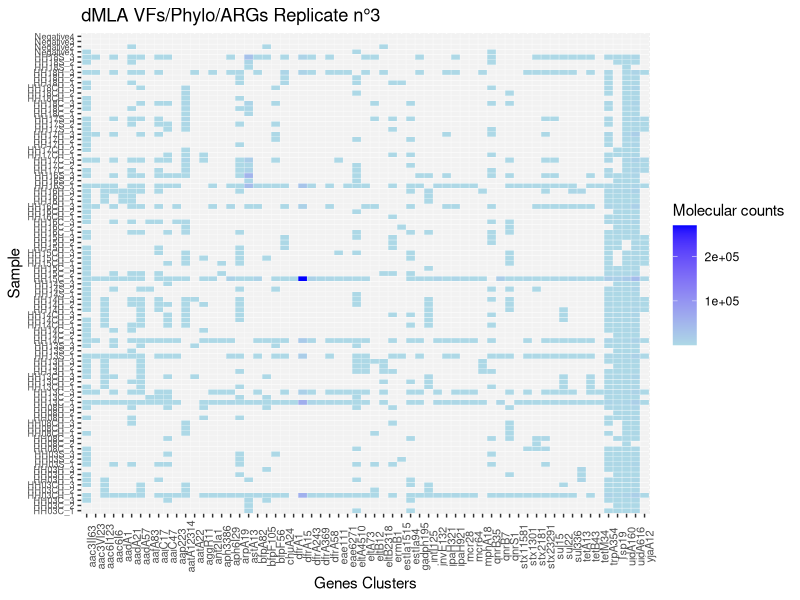
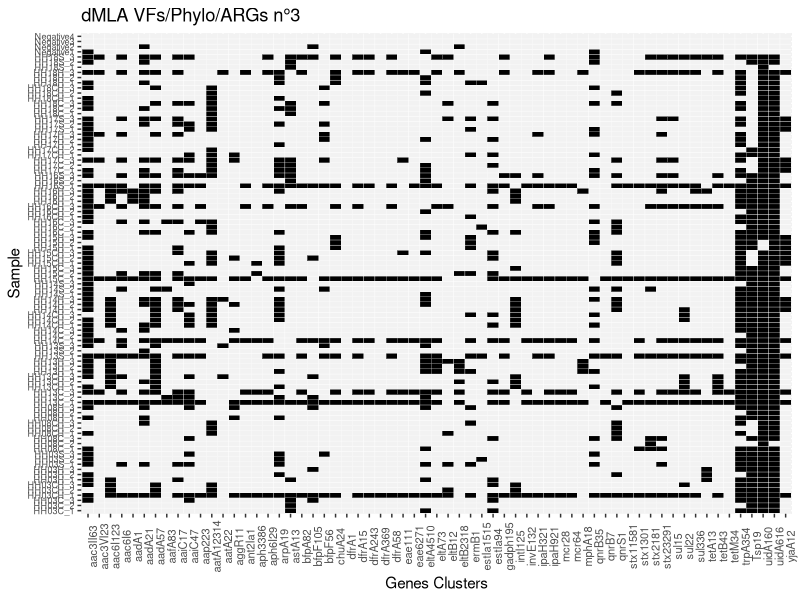
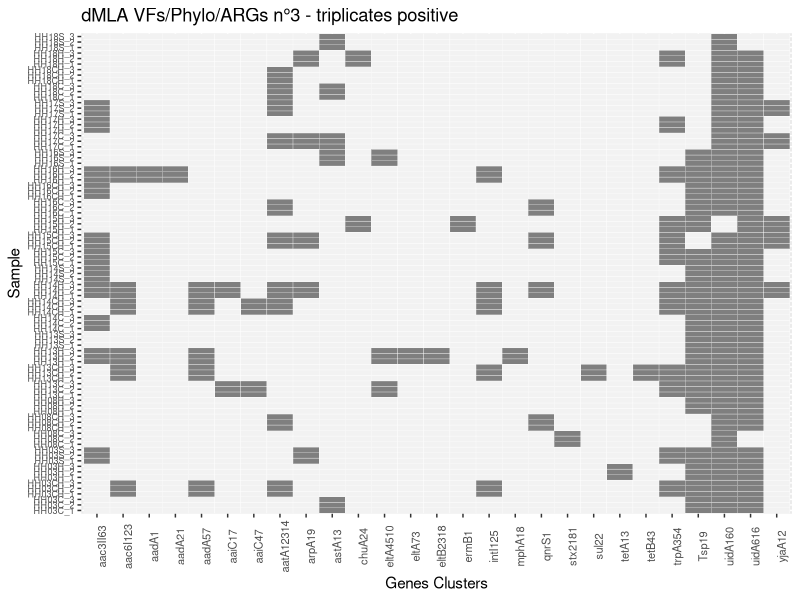
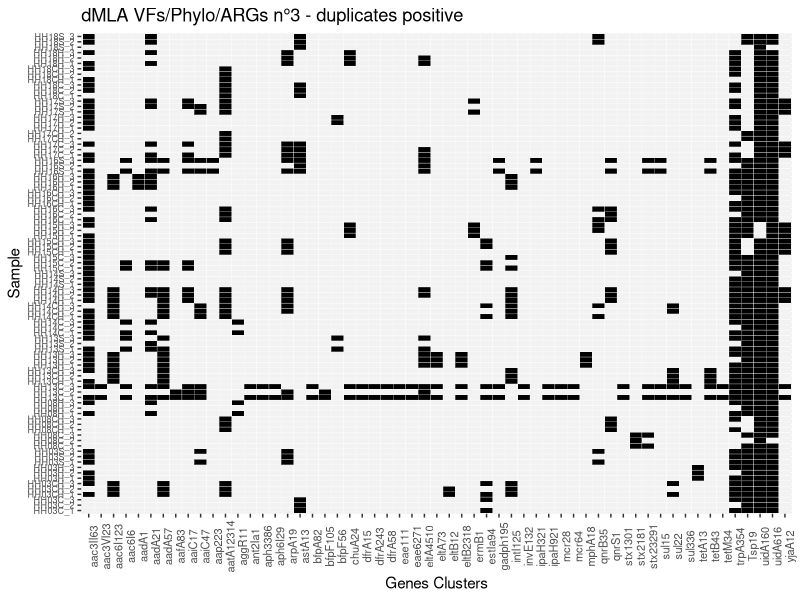

Source code (R) for these figures, in order: (Note: this script raises an error after producing the figures.)
#dMLA Bangladesh strains-------------------
##Load packages--------
library (ggplot2)
library(dplyr)
library(gridExtra)
library(tidyr)
library(seqinr)

##Formatting df------
#Import results
setwd("~/switchdrive/Institution/Manuscripts/02_dMLA/dmla-amr-vfs/data")
reads <- read.csv("20230725_sequencing_targets_all.csv", header = TRUE)
reads

#Assign barcodes to samples
reads <- reads %>% 
  mutate(Sample = as.character(X1)) %>% 
  mutate(Sample = case_when(
    Sample == "GAACACA" ~ "A1", Sample == "ACATTCA" ~ "A2",Sample == "TCGCTAG" ~ "A3", Sample == "ATCATTA" ~ "A4",Sample == "TGTATGT" ~ "A5",
    Sample == "TAAGATA" ~ "A6",Sample == "CGTTTCA" ~ "A7",Sample == "ACGTTGC" ~ "A8",Sample == "TAGATGA" ~ "A9", Sample == "CCACTAG" ~ "A10",
    Sample == "GTCTTCT" ~ "A11",Sample == "ACAAAGC" ~ "A12",Sample == "AAAAGGC" ~ "B1",Sample == "ACTGTGT" ~ "B2", Sample == "CTGGTAC" ~ "B3",
    Sample == "GTTGCTA" ~ "B4", Sample == "CCATTCA" ~ "B5",Sample == "GATATCG" ~ "B6",Sample == "ACAGGAT" ~ "B7",Sample == "CGCATAC" ~ "B8",
    Sample == "GGACCTA" ~ "B9", Sample == "GAACTGA" ~ "B10", Sample == "AGTCGTG" ~ "B11",Sample == "TTCCAGG" ~ "B12",Sample == "TAGAGCG" ~ "C1",
    Sample == "AAACCCT" ~ "C2",Sample == "ATCCAGT" ~ "C3",Sample == "TCTTCGT" ~ "C4",Sample == "GTGTCCT" ~ "C5",Sample == "CACAGAT" ~ "C6",
    Sample == "ATAGAGC" ~ "C7", Sample == "GGTCATG" ~ "C8", Sample == "CCATCTC" ~ "C9",Sample == "TATGCAG" ~ "C10",Sample == "AACCGCT" ~ "C11",
    Sample == "TGACTCT" ~ "C12",Sample == "AAGCACA" ~ "D1",Sample == "TGTGAAC" ~ "D2",Sample == "AACAGTG" ~ "D3",Sample == "GCCTATA" ~ "D4",
    Sample == "GTCCTCT" ~ "D5",Sample == "TAGAACG" ~ "D6",Sample == "TGGGTGA" ~ "D7", Sample == "ACACGTG" ~ "D8",Sample == "TGCCCAA" ~ "D9",
    Sample == "TCGTACA" ~ "D10", Sample == "AACCAAG" ~ "D11", Sample == "GTGCTAT" ~ "D12",Sample == "TCCTCAT" ~ "E1",Sample == "GTCGTAT" ~ "E2",
    Sample == "TCTGGAA" ~ "E3",Sample == "CAGTAGG" ~ "E4", Sample == "ACGTCAT" ~ "E5",Sample == "ACGGAAC" ~ "E6",Sample == "CGGATGA" ~ "E7",
    Sample == "CCGCATA" ~ "E8", Sample == "GTGAAGA" ~ "E9", Sample == "AACGTGT" ~ "E10",Sample == "AGAAGAC" ~ "E11",Sample == "TGTAGGG" ~ "E12",
    Sample == "AATGCCT" ~ "F1", Sample == "GCTTTCT" ~ "F2", Sample == "CATGAAG" ~ "F3",Sample == "CGATCAC" ~ "F4",Sample == "TCGCGTT" ~ "F5",
    Sample == "GATTGGC" ~ "F6", Sample == "CATCGGT" ~ "F7", Sample == "CTTTCCA" ~ "F8",Sample == "ACCAGAT" ~ "F9",Sample == "GTGATAC" ~ "F10",
    Sample == "TGCATCC" ~ "F11", Sample == "TGCAAAC" ~ "F12", Sample == "GCAACGA" ~ "G1",Sample == "GCCATAC" ~ "G2",Sample == "TACCTTC" ~ "G3",
    Sample == "GAATCGA" ~ "G4", Sample == "CTACGTT" ~ "G5", Sample == "GTTTCGG" ~ "G6",Sample == "GCAAATG" ~ "G7",Sample == "CTGACAC" ~ "G8",
    Sample == "GCACTTT" ~ "G9", Sample == "AGCAAAC" ~ "G10", Sample == "ATCCTCG" ~ "G11",Sample == "CTGCTGT" ~ "G12",Sample == "CAATCAC" ~ "H1",
    Sample == "GTTCTGG" ~ "H2", Sample == "TTGCTAC" ~ "H3", Sample == "CATACGT" ~ "H4",Sample == "GATCGTT" ~ "H5",Sample == "CACGTTT" ~ "H6",
    Sample == "AACACCT" ~ "H7", Sample == "AGCTGTA" ~ "H8", Sample == "GGTCTTG" ~ "H9",Sample == "CCGACAT" ~ "H10",Sample == "TATCGTC" ~ "H11",
    Sample == "ATGGTTG" ~ "H12"))

reads <- reads %>% 
  mutate(Sample_real = as.character(X1)) %>% 
  mutate(Sample_real = case_when(
    Sample_real == "GAACACA" ~ "empty", Sample_real == "ACATTCA" ~ "HH03C_1",Sample_real == "TCGCTAG" ~ "HH03CH_1", Sample_real == "ATCATTA" ~ "HH03H_1",Sample_real == "TGTATGT" ~ "HH03S_1",
    Sample_real == "TAAGATA" ~ "HH08C_1",Sample_real == "CGTTTCA" ~ "HH08CH_1",Sample_real == "ACGTTGC" ~ "HH08H_1",Sample_real == "TAGATGA" ~ "HH13C_1", Sample_real == "CCACTAG" ~ "HH13CH_1",
    Sample_real == "GTCTTCT" ~ "HH13H_1",Sample_real == "ACAAAGC" ~ "HH13S_1",Sample_real == "AAAAGGC" ~ "HH14C_1",Sample_real == "ACTGTGT" ~ "Negative1", Sample_real == "CTGGTAC" ~ "HH14CH_1",
    Sample_real == "GTTGCTA" ~ "HH14H_1", Sample_real == "CCATTCA" ~ "HH14S_1",Sample_real == "GATATCG" ~ "HH15C_1",Sample_real == "ACAGGAT" ~ "HH15CH_1",Sample_real == "CGCATAC" ~ "HH15H_1",
    Sample_real == "GGACCTA" ~ "HH16C_1", Sample_real == "GAACTGA" ~ "HH16CH_1", Sample_real == "AGTCGTG" ~ "HH16H_1",Sample_real == "TTCCAGG" ~ "HH16S_1",Sample_real == "TAGAGCG" ~ "HH17C_1",
    Sample_real == "AAACCCT" ~ "HH17CH_1",Sample_real == "ATCCAGT" ~ "HH17H_1",Sample_real == "TCTTCGT" ~ "Negative2",Sample_real == "GTGTCCT" ~ "HH17S_1",Sample_real == "CACAGAT" ~ "HH18C_1",
    Sample_real == "ATAGAGC" ~ "HH18CH_1", Sample_real == "GGTCATG" ~ "HH18H_1", Sample_real == "CCATCTC" ~ "HH18S_1",Sample_real == "TATGCAG" ~ "HH03C_2",Sample_real == "AACCGCT" ~ "HH03CH_2",
    Sample_real == "TGACTCT" ~ "HH03H_2",Sample_real == "AAGCACA" ~ "HH03S_2",Sample_real == "TGTGAAC" ~ "HH08C_2",Sample_real == "AACAGTG" ~ "HH08CH_2",Sample_real == "GCCTATA" ~ "HH08H_2",
    Sample_real == "GTCCTCT" ~ "HH13C_2",Sample_real == "TAGAACG" ~ "Negative3",Sample_real == "TGGGTGA" ~ "HH13CH_2", Sample_real == "ACACGTG" ~ "HH13H_2",Sample_real == "TGCCCAA" ~ "HH13S_2",
    Sample_real == "TCGTACA" ~ "HH14C_2", Sample_real == "AACCAAG" ~ "HH14CH_2", Sample_real == "GTGCTAT" ~ "HH14H_2",Sample_real == "TCCTCAT" ~ "HH14S_2",Sample_real == "GTCGTAT" ~ "HH15C_2",
    Sample_real == "TCTGGAA" ~ "HH15CH_2",Sample_real == "CAGTAGG" ~ "HH15H_2", Sample_real == "ACGTCAT" ~ "HH16C_2",Sample_real == "ACGGAAC" ~ "HH16CH_2",Sample_real == "CGGATGA" ~ "HH16H_2",
    Sample_real == "CCGCATA" ~ "Negative4", Sample_real == "GTGAAGA" ~ "HH16S_2", Sample_real == "AACGTGT" ~ "HH17C_2",Sample_real == "AGAAGAC" ~ "HH17CH_2",Sample_real == "TGTAGGG" ~ "HH17H_2",
    Sample_real == "AATGCCT" ~ "HH17S_2", Sample_real == "GCTTTCT" ~ "HH18C_2", Sample_real == "CATGAAG" ~ "HH18CH_2",Sample_real == "CGATCAC" ~ "HH18H_2",Sample_real == "TCGCGTT" ~ "HH18S_2",
    Sample_real == "GATTGGC" ~ "HH03C_3", Sample_real == "CATCGGT" ~ "HH03CH_3", Sample_real == "CTTTCCA" ~ "HH03H_3",Sample_real == "ACCAGAT" ~ "HH03S_3",Sample_real == "GTGATAC" ~ "HH08C_3",
    Sample_real == "TGCATCC" ~ "HH08CH_3", Sample_real == "TGCAAAC" ~ "HH08H_3", Sample_real == "GCAACGA" ~ "HH13C_3",Sample_real == "GCCATAC" ~ "HH13CH_3",Sample_real == "TACCTTC" ~ "HH13H_3",
    Sample_real == "GAATCGA" ~ "HH13S_3", Sample_real == "CTACGTT" ~ "HH14C_3", Sample_real == "GTTTCGG" ~ "HH14CH_3",Sample_real == "GCAAATG" ~ "HH14H_3",Sample_real == "CTGACAC" ~ "HH14S_3",
    Sample_real == "GCACTTT" ~ "HH15C_3", Sample_real == "AGCAAAC" ~ "HH15CH_3", Sample_real == "ATCCTCG" ~ "HH15H_3",Sample_real == "CTGCTGT" ~ "HH16C_3",Sample_real == "CAATCAC" ~ "HH16CH_3",
    Sample_real == "GTTCTGG" ~ "HH16H_3", Sample_real == "TTGCTAC" ~ "HH16S_3", Sample_real == "CATACGT" ~ "HH17C_3",Sample_real == "GATCGTT" ~ "HH17CH_3",Sample_real == "CACGTTT" ~ "HH17H_3",
    Sample_real == "AACACCT" ~ "HH17S_3", Sample_real == "AGCTGTA" ~ "HH18C_3", Sample_real == "GGTCTTG" ~ "HH18CH_3",Sample_real == "CCGACAT" ~ "HH18H_3",Sample_real == "TATCGTC" ~ "HH18S_3",
    Sample_real == "ATGGTTG" ~ "PCR_Neg"))

##Calculate detection limit-----------------------
# Create a reference dataframe with all levels of X2 present in the reads df
reads <- subset(reads, Sample_real != "PCR_Neg") #Remove this samples because contamination occurred and I'm aware of it.
complete_X2 <- data.frame(X2 = levels(factor(reads$X2)))

#Create a dataset with number of reads in negative controls of the reaction
neg = reads[reads$Sample_real %in% c("Negative1", "Negative2", "Negative3", "Negative4"), ]

#Compute the detection limit of the reads in the negative through the sum of the mean + 3 times the sd.
summary_stat = neg %>% 
  group_by(X2) %>% 
  summarise(reads_mean = mean(n), reads_sd = sd(n))%>%
  mutate(threshold = reads_mean + 3 * reads_sd)

# Perform left join to include all levels in summary_stat and fill other columns with NA and threshold=0
summary_stat <- left_join(complete_X2, summary_stat, by = "X2") %>%
  mutate(reads_mean = ifelse(is.na(reads_mean), NA, reads_mean),
         reads_sd = ifelse(is.na(reads_sd), NA, reads_sd),
         threshold = ifelse(is.na(threshold), NA, threshold)) %>%
  replace_na(list(threshold = 0))

# Left join reads with summary_stat on X2
reads <- left_join(reads, summary_stat, by = "X2")

# Calculate real_n based on the formula n - threshold, ensuring it is not lower than 0 and remove variables reads_mean and reads_sd
reads <- reads %>%
  mutate(real_n = ifelse(is.na(threshold), n, pmax(n - threshold, 0)))%>%
  select(-reads_mean, -reads_sd)

##Plot results------------
reads[reads == 0] <- NA

#gradient - molecular counts
ggplot(complete(reads, X2, Sample_real), aes(X2,Sample_real, fill= real_n))+ 
  geom_tile(colour="white")+
  labs(title="dMLA VFs/Phylo/ARGs Replicate n°3",
       x ="Genes Clusters", y = "Sample")+
  scale_fill_gradient(low = "lightblue", high = "blue", na.value = "gray95",  name ='Molecular counts')+
  theme(axis.text.x = element_text(size=8, angle=90), axis.text.y = element_text(size=6.5))

#unique colour - presence/absence
ggplot(complete(reads, X2, Sample_real), aes(X2, Sample_real)) +
  geom_tile(aes(fill = ifelse(is.na(real_n), "gray95", "black")), colour = "white") +
  labs(title = "dMLA VFs/Phylo/ARGs n°3", x = "Genes Clusters", y = "Sample") +
  scale_fill_manual(values = c(gray95 = "gray95", black = "black"), guide = "none") +
  theme(axis.text.x = element_text(size = 8, angle = 90), axis.text.y = element_text(size = 6.5))

## Export data--------
write.csv(reads, file = "reads_counts.csv", row.names = FALSE)

## Replicates analyses-----
# Remove negative controls
reads <- subset(reads, !(Sample_real %in% c("Negative1", "Negative2", "Negative3", "Negative4")))

# Remove rows where real_n is NA
reads <- subset(reads, !is.na(real_n))

# Extract the common part of Sample_real names before the "_"
reads <- reads %>%
  mutate(Sample_name = sub("_.*", "", Sample_real))

# Count the number of replicates for each Sample_name within each X2 group
replicate_counts <- reads %>%
  group_by(X2, Sample_name) %>%
  summarise(replicate_count = n()) %>%
  ungroup()

### Targets present in all three replicates---------
# Filter the data frame to keep only rows where all replicates are present for a unique X2
tri_reads <- reads %>%
  inner_join(replicate_counts, by = c("X2", "Sample_name")) %>%
  group_by(X2) %>%
  filter((replicate_count >= 3)) %>%
  ungroup() %>%
  select(X2, Sample_real, real_n)

#Plot presence/absence
ggplot(complete(tri_reads, X2, Sample_real), aes(X2, Sample_real)) +
  geom_tile(aes(fill = ifelse(is.na(real_n), "gray95", "grey")), colour = "white") +
  labs(title = "dMLA VFs/Phylo/ARGs n°3 - triplicates positive", x = "Genes Clusters", y = "Sample") +
  scale_fill_manual(values = c(gray95 = "gray95", black = "black"), guide = "none") +
  theme(axis.text.x = element_text(size = 8, angle = 90), axis.text.y = element_text(size = 6.5))

### Targets present in two replicates---------
# Filter the data frame to keep only rows where all replicates are present for a unique X2
dup_reads <- reads %>%
  inner_join(replicate_counts, by = c("X2", "Sample_name")) %>%
  group_by(X2) %>%
  filter((replicate_count >= 2)) %>%
  ungroup() %>%
  select(X2, Sample_real, real_n)

#Plot presence/absence
ggplot(complete(dup_reads, X2, Sample_real), aes(X2, Sample_real)) +
  geom_tile(aes(fill = ifelse(is.na(real_n), "gray95", "black")), colour = "white") +
  labs(title = "dMLA VFs/Phylo/ARGs n°3 - duplicates positive", x = "Genes Clusters", y = "Sample") +
  scale_fill_manual(values = c(gray95 = "gray95", black = "black"), guide = "none") +
  theme(axis.text.x = element_text(size = 8, angle = 90), axis.text.y = element_text(size = 6.5))


##Blast 63 probes against samples--------
### Define 63 probe sequences ------
probe_sequences <- list(
  mcr28 = "GTGAATTTGGCAAACTTTTCATCATATCGCTTAAAATACG",
  mcr64 = "TTGTACTTATCTTCGTAGGTTTTCAACTTGGCAATCATCT",
  aadA1 = "CGCTTAGCACCTCTGATAGTTGGTTCGAAATTTCGATGGT",
  aadA21 = "TTCCATAGCGTTAAGGTTTCATTTAGCGCCTCAAATAGAT",
  aadA57 = "CATCGATCGCAGATCCGAACAGGTGGATTGTGTCCAGTGT",
  aac3II63 = "GCGGAGCGTAACGCGGCAACGACCGTCTCCGCTCCTCCTT",
  aac3VI23 = "CACCAGCCACGCCGCATCGGGCCCGATCGCCGCCATCGAT",
  aac6I6 = "AATGCCTGGCGTGTTTGAACCATGTACACGGCTGGACCAT",
  aac6I123 = "TTGTTTTAGGGCGACTGCCCTGCTGCGTAACATCGTTGCT",
  ant2Ia1 = "GGAGCCTCCGCGATTTCATACGCTTCGTCTGCCCACCAAG",
  aph6I29 = "TCCGCTGCAATTTCGGTCGCCTGGTAGTCGCCGTGCTCGG",
  aph3386 = "AATATTTTCACCTGAATCAGGATATTCTTCTAATACCTGG",
  qnrB7 = "GACGTTCCAGGAGCAACGATGCCTGGTAGCTGTCCAGTTT",
  qnrB35 = "CCGATAAATTCAGTGCCGCTCAGGTCGGCACCTGAAAAAT",
  qnrS1 = "AGGTGAGATCACTTAAGTCTTTATGTGAAAAGTTGTGGTG",
  ermB1 = "TTTGTTAGGGAATTGAAACTGTAGAATATCTTGGTGAATT",
  mphA18 = "CGGAGAAATCTGGCCACGACGAATCGTCGTCGAGCCAGCG",
  dfrA243 = "GGTAAATTTCTCCGCCACCAGACACTATAACGTGACCGGT",
  dfrA369 = "TTGATAGCTCTTTCAAAGCATTTTCTATTGAAGGAAAAAC",
  dfrA15 = "CAAAAGTCTTGCGTCCAACCAACAGCCATTGGTTATAGGT",
  dfrA58 = "CCCGCCACCAGACACTATAACGTGATCGGTGAGTTCAGCC",
  dfrA1 = "GAAAGACTAATACATTTTCATTTGAGCTTGAAATTCCTTT",
  sul15 = "GCGGCGCAATACGTCTGATCTCATCGGCCGGCGATACAGG",
  sul22 = "GAATGCATAACGACGAGTTTGGCAGATGATTTCGCCAATT",
  sul336 = "GCCTAAAAAGAAGCCCATACCCGGATCAAGAATAATTCGT",
  tetA13 = "AGCGCCGCCAGTGAGCCTTGCAGCTGCCCCTGACGTTCCT",
  tetB43 = "AGCCAAGGAGCAAAGATAACCTGCATTAACGCATAAAGTG",
  tetM34 = "AAAACTAAGATATGGCTCTAACAATTCTGTTCCAGCTTTT",
  intI125 = "GGTTACGACATTCGAACCGTGCAGGATCTGCTCGGCCATT",
  uidA160 = "CGAAGCGGGTAGATATCACACTCTGTCTGGCTTTTGGCTG",
  uidA616 = "ACAACGAACTGAACTGGCAGACTATCCCGCCGGGAATGGT",
  gadph195 = "ACGTTGTTGCTGAAGCAACCGGTATCTTCCTGACCGACGA",
  astA13 = "GTTGCGCACCATATGCACGATGCATAACTGGATGCGGGCC",
  aatA22 = "ATTTTTGCTTCATAAGCCGATAGAAGATTATAGGATAATG",
  aatA12314 = "AAGTCCATTTCTGCCAGTGTAATTCCCTCCGACAGTCAGT",
  ipaH321 = "GCAGTGCGGAGGTCATTTGCTGTCACTCCCGACACGCCAT",
  ipaH921 = "GCAATACCTCCGGATTCCGTGAACAGGTCGCTGCATGGCT",
  eae111 = "CAGTACCATTAATATCATGCGGAATATTCAGAGAAAGAAT",
  eae6271 = "AAATCCTGATCAATGAAGACGTTATAGCCCAGCATATTTT",
  stx2181 = "ACTCCATTAACGCCAGATATGATGAAACCAGTGAGTGACG",
  stx23291 = "GAGCACTTTGCAGTAACGGTTGCAGATTCCAGCGACTGGT",
  aggR11 = "TATTGCTTCCTTCTTTTGTGTATACATCGATTGTACAATT",
  stx1301 = "GATCAACATCTTCAGCAGTCATTACATAAGAACGCCCACT",
  stx11581 = "TAAAGGTATCGTCATCATTATATTTTGTATACTCCACCTT",
  bfpA82 = "GCCCAATATACAGACCATTAATTGCAGACGTTGCGCTCAT",
  invE132 = "TGAAGAATATTGGCAGGAAGAATTGTTAATGGCGTTACGT",
  eltA73 = "TAACGCAGAAACCTCCTGTTCATATGGGTGAGGGCTGTAT",
  eltA4510 = "GTCAGATATGATGACGGATATGTTTCCACTTCTCTTAGTT",
  eltB12 = "GTTTTTATTATTCCATACACATAATTTATCAATTTTGGTCT",
  eltB2318 = "CAGAACTATGTTCGGAATATCGCAACACACAAATATATAC",
  estIa94 = "GTGTTGTTCATATTTTCTGATTTTTTTTCACTGTTGTTTT",
  estIa1515 = "GTAAAATGTGTTATTCATATTTTCTGATTTTTTTTCACTG",
  bfpF56 = "GATACCTTTCGCGTCAGCGCCGTAACTTCCTTGTGCAGGT",
  bfpF105 = "ATATCTTGGATTATAACGCATCGCTGAAATCATTGCATTT",
  aafA83 = "ACTTGATAATAAAGTAGCAATAACAAACATTCTGATTTTT",
  aap223 = "GACAGACACCCCCCTTACTTTCCCTTCATTAAGGCCTTGC",
  aaiC17 = "AAAGTAGTCACCACTGTTTTCAACTTTTGAATTTCCCTTT",
  aaiC47 = "TTTTTAAGAGAGGTGAAAAAGAAGTTAAAATAGAAATTTT",
  arpA19 = "CAAAAGATAAAAATGGTTTTTCTGGATTATTTTTAGCGAT",
  chuA24 = "CTCACCGCCATATGTCAGTAAGTGAGAAGCGAAACTGTCG",
  trpA354 = "CAAAGAAGGCGCATTCGTTCCTTTCGTCACCCTCGGTGAT",
  Tsp19 = "GCGTTTCTGTCTCACCCGCAAGGACAGCGCTGGCGATATA",
  yjaA12 = "AACCGCCCTCATTCATTTCCAGCGCGCTCACAACAATATC"
)


###HH03C------
HH03C <- read.fasta(file = "~/switchdrive/Institution/dMLA/VFs-Cassette/Strains_WGS_Bangladesh/HH03Ccontigs.fasta")

# Initialize a matrix to store probe presence information
probe_presence_HH03C <- matrix(0, nrow = length(HH03C), ncol = length(probe_sequences))

# Loop through each node in the WGS data
for (i in 1:length(HH03C)) {
  # Extract the node sequence
  node_sequence <- as.character(HH03C[[i]])
  
  # Run sequence matching for each probe against the current node
  for (probe_name in names(probe_sequences)) {
    probe_sequence <- as.character(probe_sequences[[probe_name]])
    
    # Compute Levenshtein (edit) distance between probe and node sequence
    distance <- adist(probe_sequence, node_sequence)
    
    # Check if the minimum edit distance is less than or equal to a threshold
    if (min(distance) <= 0) {
      # Mark the presence of the probe for the current node
      probe_index <- as.numeric(gsub("Probe", "", probe_name))
      probe_presence_HH03C[i, probe_index] <- 1
      # Additional processing logic can be added here if needed
    }
  }
}

# View the probe presence matrix
print(probe_presence_HH03C)
